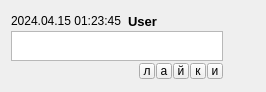
<?xml version="1.0" encoding="UTF-8"?>
<ui version="4.0">
 <class>message</class>
 <widget class="QWidget" name="message">
  <property name="geometry">
   <rect>
    <x>0</x>
    <y>0</y>
    <width>266</width>
    <height>92</height>
   </rect>
  </property>
  <property name="windowTitle">
   <string>Form</string>
  </property>
  <layout class="QVBoxLayout" name="verticalLayout_2">
   <item>
    <layout class="QVBoxLayout" name="verticalLayout">
     <property name="spacing">
      <number>0</number>
     </property>
     <property name="rightMargin">
      <number>32</number>
     </property>
     <item>
      <layout class="QHBoxLayout" name="horizontalLayout_2">
       <property name="spacing">
        <number>6</number>
       </property>
       <item>
        <widget class="QLabel" name="timeLabel">
         <property name="text">
          <string>2024.04.15 01:23:45</string>
         </property>
        </widget>
       </item>
       <item>
        <widget class="QLabel" name="userLabel">
         <property name="font">
          <font>
           <pointsize>10</pointsize>
           <bold>true</bold>
          </font>
         </property>
         <property name="text">
          <string>User</string>
         </property>
        </widget>
       </item>
       <item>
        <spacer name="horizontalSpacer_2">
         <property name="orientation">
          <enum>Qt::Horizontal</enum>
         </property>
         <property name="sizeHint" stdset="0">
          <size>
           <width>40</width>
           <height>20</height>
          </size>
         </property>
        </spacer>
       </item>
      </layout>
     </item>
     <item>
      <widget class="QTextBrowser" name="messageText">
       <property name="sizePolicy">
        <sizepolicy hsizetype="Expanding" vsizetype="Expanding">
         <horstretch>0</horstretch>
         <verstretch>0</verstretch>
        </sizepolicy>
       </property>
       <property name="minimumSize">
        <size>
         <width>0</width>
         <height>28</height>
        </size>
       </property>
      </widget>
     </item>
     <item>
      <layout class="QHBoxLayout" name="horizontalLayout">
       <property name="spacing">
        <number>1</number>
       </property>
       <item>
        <spacer name="horizontalSpacer">
         <property name="orientation">
          <enum>Qt::Horizontal</enum>
         </property>
         <property name="sizeHint" stdset="0">
          <size>
           <width>40</width>
           <height>20</height>
          </size>
         </property>
        </spacer>
       </item>
       <item>
        <widget class="QToolButton" name="miniButton_1">
         <property name="maximumSize">
          <size>
           <width>16</width>
           <height>16</height>
          </size>
         </property>
         <property name="text">
          <string>л</string>
         </property>
        </widget>
       </item>
       <item>
        <widget class="QToolButton" name="miniButton_2">
         <property name="maximumSize">
          <size>
           <width>16</width>
           <height>16</height>
          </size>
         </property>
         <property name="text">
          <string>а</string>
         </property>
        </widget>
       </item>
       <item>
        <widget class="QToolButton" name="miniButton_3">
         <property name="maximumSize">
          <size>
           <width>16</width>
           <height>16</height>
          </size>
         </property>
         <property name="text">
          <string>й</string>
         </property>
        </widget>
       </item>
       <item>
        <widget class="QToolButton" name="miniButton_4">
         <property name="maximumSize">
          <size>
           <width>16</width>
           <height>16</height>
          </size>
         </property>
         <property name="text">
          <string>к</string>
         </property>
        </widget>
       </item>
       <item>
        <widget class="QToolButton" name="miniButton_5">
         <property name="maximumSize">
          <size>
           <width>16</width>
           <height>16</height>
          </size>
         </property>
         <property name="text">
          <string>и</string>
         </property>
        </widget>
       </item>
      </layout>
     </item>
    </layout>
   </item>
  </layout>
 </widget>
 <resources/>
 <connections/>
</ui>
